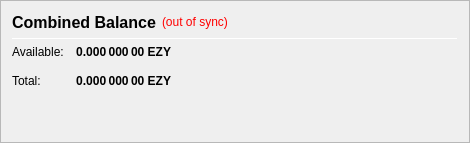
                   <widget class="QFrame" name="frame_CombinedBalances">
                    <property name="minimumSize">
                     <size>
                      <width>470</width>
                      <height>0</height>
                     </size>
                    </property>
                    <property name="frameShape">
                     <enum>QFrame::StyledPanel</enum>
                    </property>
                    <property name="frameShadow">
                     <enum>QFrame::Raised</enum>
                    </property>
                    <layout class="QVBoxLayout" name="verticalLayout_5">
                     <item>
                      <layout class="QHBoxLayout" name="horizontalLayout_5" stretch="0,0,0">
                       <item>
                        <widget class="QLabel" name="label_5z">
                         <property name="minimumSize">
                          <size>
                           <width>0</width>
                           <height>20</height>
                          </size>
                         </property>
                         <property name="font">
                          <font>
                           <pointsize>12</pointsize>
                           <weight>75</weight>
                           <bold>true</bold>
                          </font>
                         </property>
                         <property name="toolTip">
                          <string>Combined Balance (including unconfirmed and immature coins)</string>
                         </property>
                         <property name="text">
                          <string>Combined Balance</string>
                         </property>
                        </widget>
                       </item>
                       <item>
                        <widget class="QLabel" name="labelWalletStatus">
                         <property name="cursor">
                          <cursorShape>WhatsThisCursor</cursorShape>
                         </property>
                         <property name="toolTip">
                          <string>The displayed information may be out of date. Your wallet automatically synchronizes with the EAZY network after a connection is established, but this process has not completed yet.</string>
                         </property>
                         <property name="styleSheet">
                          <string notr="true">QLabel { color: red; }</string>
                         </property>
                         <property name="text">
                          <string notr="true">(out of sync)</string>
                         </property>
                         <property name="alignment">
                          <set>Qt::AlignLeading|Qt::AlignLeft|Qt::AlignVCenter</set>
                         </property>
                        </widget>
                       </item>
                       <item>
                        <spacer name="horizontalSpacer_1">
                         <property name="orientation">
                          <enum>Qt::Horizontal</enum>
                         </property>
                         <property name="sizeHint" stdset="0">
                          <size>
                           <width>40</width>
                           <height>20</height>
                          </size>
                         </property>
                        </spacer>
                       </item>
                      </layout>
                     </item>
                     <item>
                      <widget class="Line" name="line_CombinedBalance">
                       <property name="minimumSize">
                        <size>
                         <width>0</width>
                         <height>1</height>
                        </size>
                       </property>
                       <property name="maximumSize">
                        <size>
                         <width>16777215</width>
                         <height>1</height>
                        </size>
                       </property>
                       <property name="orientation">
                        <enum>Qt::Horizontal</enum>
                       </property>
                      </widget>
                     </item>
                     <item>
                      <layout class="QGridLayout" name="gridLayout_3">
                       <property name="spacing">
                        <number>12</number>
                       </property>
                       <item row="1" column="0">
                        <widget class="QLabel" name="labelBalanceTextz">
                         <property name="text">
                          <string>Available:</string>
                         </property>
                        </widget>
                       </item>
                       <item row="1" column="1">
                        <widget class="QLabel" name="labelBalancez">
                         <property name="font">
                          <font>
                           <weight>75</weight>
                           <bold>true</bold>
                          </font>
                         </property>
                         <property name="cursor">
                          <cursorShape>IBeamCursor</cursorShape>
                         </property>
                         <property name="toolTip">
                          <string>Your current spendable balance</string>
                         </property>
                         <property name="text">
                          <string notr="true">0.000 000 00 EZY</string>
                         </property>
                         <property name="alignment">
                          <set>Qt::AlignRight|Qt::AlignTrailing|Qt::AlignVCenter</set>
                         </property>
                         <property name="textInteractionFlags">
                          <set>Qt::LinksAccessibleByMouse|Qt::TextSelectableByKeyboard|Qt::TextSelectableByMouse</set>
                         </property>
                        </widget>
                       </item>
                       <item row="2" column="0">
                        <widget class="QLabel" name="labelTotalTextz">
                         <property name="text">
                          <string>Total:</string>
                         </property>
                        </widget>
                       </item>
                       <item row="2" column="1">
                        <widget class="QLabel" name="labelTotalz">
                         <property name="font">
                          <font>
                           <weight>75</weight>
                           <bold>true</bold>
                          </font>
                         </property>
                         <property name="cursor">
                          <cursorShape>IBeamCursor</cursorShape>
                         </property>
                         <property name="toolTip">
                          <string>Total Balance, including all unavailable coins.</string>
                         </property>
                         <property name="text">
                          <string notr="true">0.000 000 00 EZY</string>
                         </property>
                         <property name="alignment">
                          <set>Qt::AlignRight|Qt::AlignTrailing|Qt::AlignVCenter</set>
                         </property>
                         <property name="textInteractionFlags">
                          <set>Qt::LinksAccessibleByMouse|Qt::TextSelectableByKeyboard|Qt::TextSelectableByMouse</set>
                         </property>
                        </widget>
                       </item>
                       <item row="2" column="3">
                        <spacer name="horizontalSpacer_2">
                         <property name="orientation">
                          <enum>Qt::Horizontal</enum>
                         </property>
                         <property name="sizeHint" stdset="0">
                          <size>
                           <width>40</width>
                           <height>20</height>
                          </size>
                         </property>
                        </spacer>
                       </item>
                      </layout>
                     </item>
                     <item>
                      <spacer name="verticalSpacer_1">
                       <property name="orientation">
                        <enum>Qt::Vertical</enum>
                       </property>
                       <property name="sizeHint" stdset="0">
                        <size>
                         <width>20</width>
                         <height>40</height>
                        </size>
                       </property>
                      </spacer>
                     </item>
                    </layout>
                   </widget>
